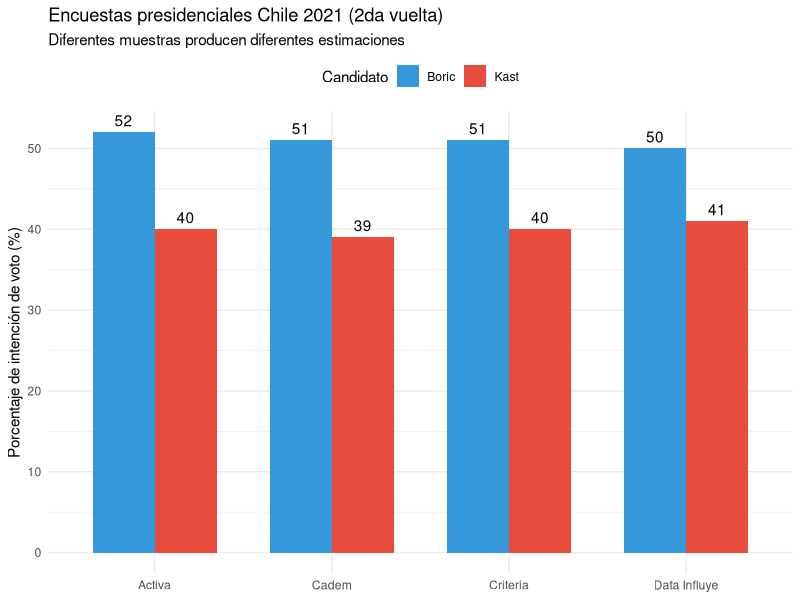
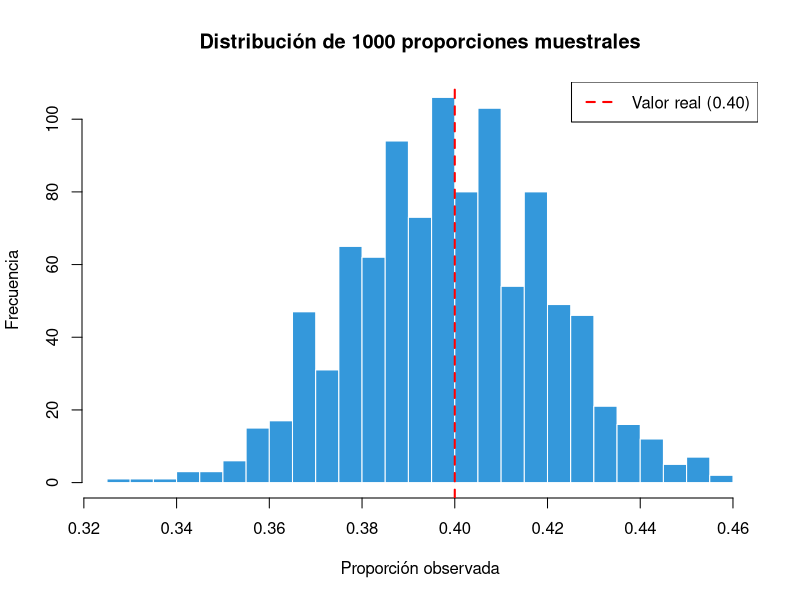
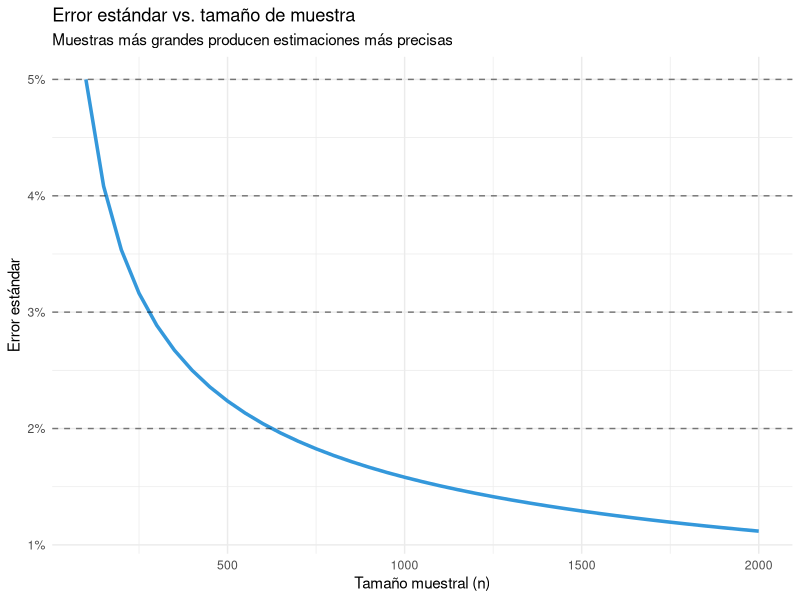
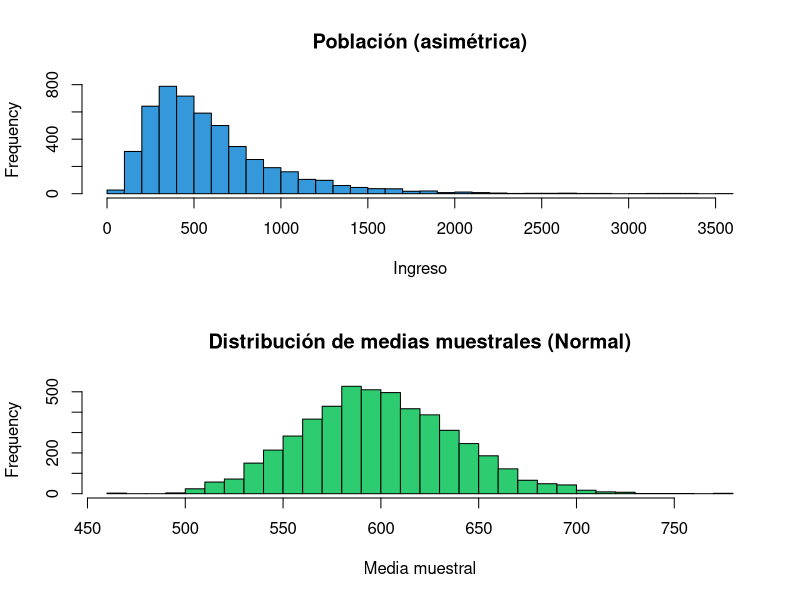
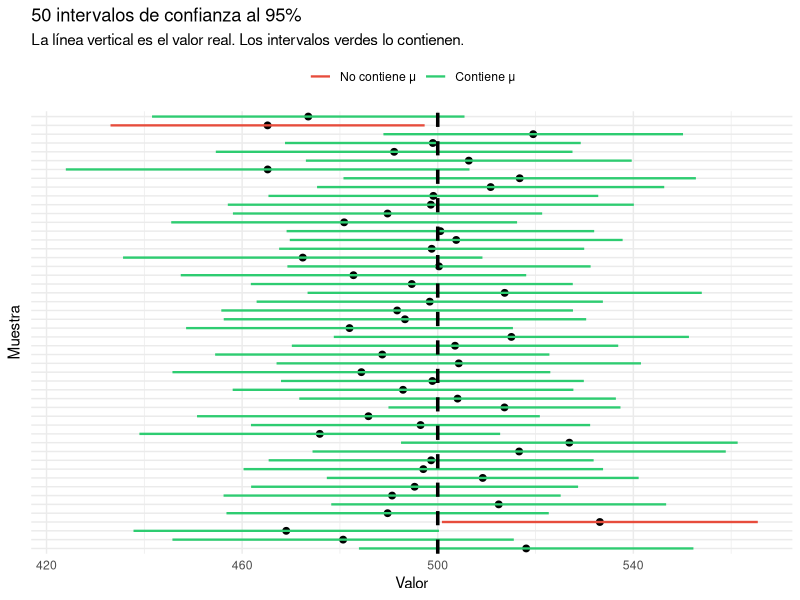

Source code (R) for these figures, in order:
## ---- chunk 1
library(ggplot2)
library(dplyr)

encuestas <- data.frame(
  encuestadora = c("Cadem", "Activa", "Data Influye", "Criteria"),
  boric = c(51, 52, 50, 51),
  kast = c(39, 40, 41, 40),
  n = c(1015, 1200, 1400, 1500),
  fecha = c("10-12 dic", "10-12 dic", "9-12 dic", "10-13 dic")
)

encuestas_long <- encuestas %>%
  tidyr::pivot_longer(cols = c(boric, kast),
                      names_to = "candidato",
                      values_to = "porcentaje") %>%
  mutate(candidato = ifelse(candidato == "boric", "Boric", "Kast"))

ggplot(encuestas_long, aes(x = encuestadora, y = porcentaje,
                            fill = candidato, label = porcentaje)) +
  geom_col(position = "dodge", width = 0.7) +
  geom_text(position = position_dodge(width = 0.7), vjust = -0.5) +
  scale_fill_manual(values = c("Boric" = "#3498db", "Kast" = "#e74c3c")) +
  labs(
    title = "Encuestas presidenciales Chile 2021 (2da vuelta)",
    subtitle = "Diferentes muestras producen diferentes estimaciones",
    x = NULL,
    y = "Porcentaje de intención de voto (%)",
    fill = "Candidato"
  ) +
  theme_minimal() +
  theme(legend.position = "top")
## ---- chunk 2
set.seed(2024)

# Población de 10,000 votantes (40% apoya)
poblacion <- c(rep(1, 4000), rep(0, 6000))  # 1 = apoya
p_verdadero <- mean(poblacion)

cat("Valor real en la población: p =", p_verdadero, "(40%)\n\n")

# Tomamos una muestra de n=1000
muestra <- sample(poblacion, size = 1000, replace = FALSE)
p_muestra <- mean(muestra)

cat("Valor en nuestra muestra: p̂ =", p_muestra, "\n")
cat("Diferencia con el valor real:", round((p_muestra - p_verdadero) * 100, 1), "puntos\n")
## ---- chunk 3
# Otra muestra diferente
muestra2 <- sample(poblacion, size = 1000, replace = FALSE)
cat("Segunda muestra: p̂ =", mean(muestra2), "\n")

muestra3 <- sample(poblacion, size = 1000, replace = FALSE)
cat("Tercera muestra: p̂ =", mean(muestra3), "\n")
## ---- chunk 4
# Tomamos 1000 muestras de n=500 cada una
set.seed(123)
proporciones <- replicate(1000, mean(sample(poblacion, 500)))

# Visualizamos
hist(proporciones, breaks = 30,
     main = "Distribución de 1000 proporciones muestrales",
     xlab = "Proporción observada", ylab = "Frecuencia",
     col = "#3498db", border = "white")
abline(v = 0.40, col = "red", lwd = 2, lty = 2)
legend("topright", "Valor real (0.40)", col = "red", lty = 2, lwd = 2)
## ---- chunk 5
cat("Estadísticas de las 1000 proporciones:\n")
cat("Promedio:", round(mean(proporciones), 3), "(muy cerca del valor real 0.40)\n")
cat("Desviación estándar:", round(sd(proporciones), 4), "\n")
cat("Esta desviación estándar ES el error estándar\n")
## ---- chunk 6
n_seq <- seq(100, 2000, by = 50)
se_seq <- sqrt(0.5 * 0.5 / n_seq)

data.frame(n = n_seq, se = se_seq) %>%
  ggplot(aes(x = n, y = se)) +
  geom_line(color = "#3498db", linewidth = 1.2) +
  geom_hline(yintercept = c(0.02, 0.03, 0.04, 0.05),
             linetype = "dashed", alpha = 0.5) +
  labs(
    title = "Error estándar vs. tamaño de muestra",
    subtitle = "Muestras más grandes producen estimaciones más precisas",
    x = "Tamaño muestral (n)",
    y = "Error estándar"
  ) +
  scale_y_continuous(labels = scales::percent) +
  theme_minimal()
## ---- chunk 7
# Encuesta: proporción que apoya política X
n <- 1200
apoyos <- 510
p_hat <- apoyos / n

# Error estándar
se_p <- sqrt(p_hat * (1 - p_hat) / n)

cat("Muestra de n =", n, "personas\n")
cat("Proporción que apoya:", round(p_hat * 100, 1), "%\n")
cat("Error estándar:", round(se_p * 100, 2), "puntos porcentuales\n")
## ---- chunk 8
# Datos de ingresos (en miles de pesos)
set.seed(456)
ingresos <- rlnorm(500, meanlog = log(600), sdlog = 0.7)

n <- length(ingresos)
media <- mean(ingresos)
s <- sd(ingresos)
se <- s / sqrt(n)

cat("Muestra de n =", n, "hogares\n")
cat("Ingreso promedio: $", round(media, 0), " mil\n", sep = "")
cat("Desviación estándar de ingresos: $", round(s, 0), " mil\n", sep = "")
cat("Error estándar de la media: $", round(se, 0), " mil\n", sep = "")
## ---- chunk 9
# Población muy asimétrica
set.seed(123)
poblacion_ingresos <- rlnorm(100000, meanlog = log(500), sdlog = 0.6)

# Distribución muestral
medias_muestrales <- replicate(5000, mean(sample(poblacion_ingresos, 100)))

par(mfrow = c(2, 1))
hist(sample(poblacion_ingresos, 5000), breaks = 50,
     main = "Población (asimétrica)", xlab = "Ingreso", col = "#3498db")
hist(medias_muestrales, breaks = 40,
     main = "Distribución de medias muestrales (Normal)",
     xlab = "Media muestral", col = "#2ecc71")
par(mfrow = c(1, 1))
## ---- chunk 10
# Parámetro verdadero
mu_real <- 500
n <- 50

# Tomamos 50 muestras y construimos IC para cada una
set.seed(2025)
resultados <- data.frame(
  muestra = 1:50,
  media = numeric(50),
  ic_inf = numeric(50),
  ic_sup = numeric(50)
)

for (i in 1:50) {
  datos <- rnorm(n, mean = mu_real, sd = 120)
  test <- t.test(datos, conf.level = 0.95)
  resultados$media[i] <- mean(datos)
  resultados$ic_inf[i] <- test$conf.int[1]
  resultados$ic_sup[i] <- test$conf.int[2]
}

resultados$contiene <- (resultados$ic_inf <= mu_real & resultados$ic_sup >= mu_real)

cat("De 50 intervalos de confianza al 95%:\n")
cat(sum(resultados$contiene), "contienen el valor verdadero (μ = 500)\n")
cat("Eso es el", round(mean(resultados$contiene) * 100), "%\n")
## ---- chunk 11
resultados$muestra <- factor(resultados$muestra)

ggplot(resultados, aes(y = muestra)) +
  geom_point(aes(x = media), size = 2) +
  geom_errorbarh(aes(xmin = ic_inf, xmax = ic_sup, color = contiene),
                 height = 0, linewidth = 0.8) +
  geom_vline(xintercept = mu_real, linetype = "dashed",
             color = "black", linewidth = 1.2) +
  scale_color_manual(values = c("FALSE" = "#e74c3c", "TRUE" = "#2ecc71"),
                     labels = c("No contiene μ", "Contiene μ")) +
  labs(
    title = "50 intervalos de confianza al 95%",
    subtitle = "La línea vertical es el valor real. Los intervalos verdes lo contienen.",
    x = "Valor", y = "Muestra",
    color = NULL
  ) +
  theme_minimal() +
  theme(legend.position = "top", axis.text.y = element_blank())
## ---- chunk 12
# Datos de ingresos
set.seed(789)
ingresos <- rlnorm(200, meanlog = log(550), sdlog = 0.65)

# Intervalo de confianza
resultado <- t.test(ingresos, conf.level = 0.95)
resultado
## ---- chunk 13
cat("Interpretación:\n")
cat("El ingreso promedio en nuestra muestra es $", round(mean(ingresos), 0), " mil\n", sep = "")
cat("Estamos 95% confiados de que el promedio poblacional está entre\n")
cat("$", round(resultado$conf.int[1], 0), " y $", round(resultado$conf.int[2], 0), " mil\n", sep = "")
## ---- chunk 14
# 780 de 1500 encuestados declaran que votarán
resultado_prop <- prop.test(x = 780, n = 1500, conf.level = 0.95)
resultado_prop
## ---- chunk 15
cat("Interpretación:\n")
cat("El", round(780/1500 * 100, 1), "% de nuestra muestra declara que votará\n")
cat("IC 95%: entre", round(resultado_prop$conf.int[1] * 100, 1),
    "% y", round(resultado_prop$conf.int[2] * 100, 1), "%\n")
## ---- chunk 16
# El mismo dato con diferentes niveles de confianza
datos <- ingresos

ic_90 <- t.test(datos, conf.level = 0.90)$conf.int
ic_95 <- t.test(datos, conf.level = 0.95)$conf.int
ic_99 <- t.test(datos, conf.level = 0.99)$conf.int

cat("Intervalos de confianza para el ingreso promedio:\n\n")
cat("IC 90%: [", round(ic_90[1], 0), ", ", round(ic_90[2], 0), "] - Ancho:", round(ic_90[2] - ic_90[1], 0), "\n")
cat("IC 95%: [", round(ic_95[1], 0), ", ", round(ic_95[2], 0), "] - Ancho:", round(ic_95[2] - ic_95[1], 0), "\n")
cat("IC 99%: [", round(ic_99[1], 0), ", ", round(ic_99[2], 0), "] - Ancho:", round(ic_99[2] - ic_99[1], 0), "\n")
